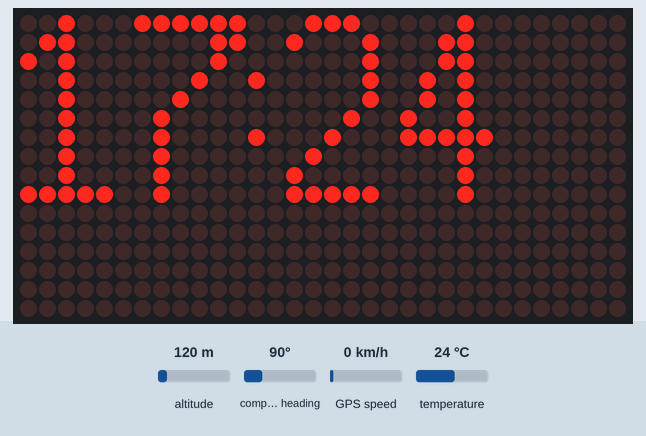
This program was run on a simulated Arduino Nano, built with avr-gcc and run on an emulated ATmega328P. Shown: 32×16 LED matrix. The test bench sets the inputs (shaded band); at power-on: altitude 120 m, compass heading 90°, GPS speed 0 km/h, temperature 24 °C. The local clock reads 2024-03-15 10:24:30 at power-on unless the program sets it; the GPS gets a fix after 3 s at 37.7749, -122.4194 with 8 satellites; what the program prints to the serial monitor is not drawn.

Above: at 1.1 s.
At 61.1 s:
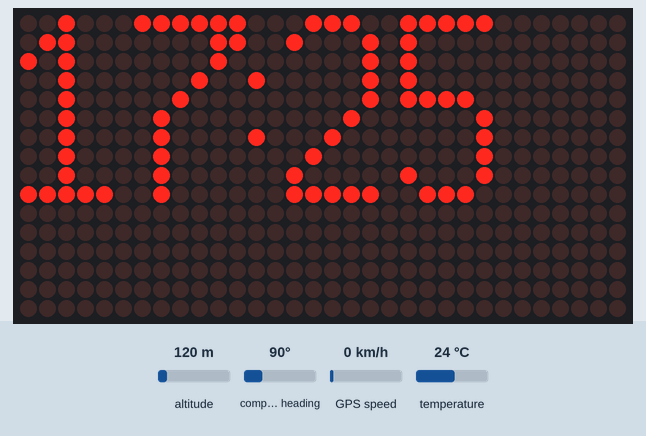
At 91.1 s:
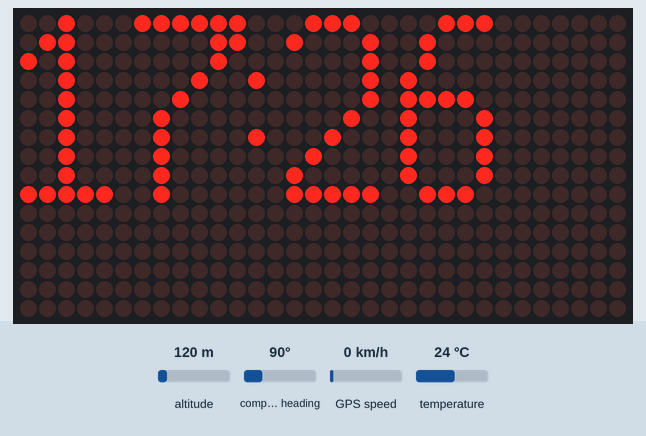
At 126.1 s:
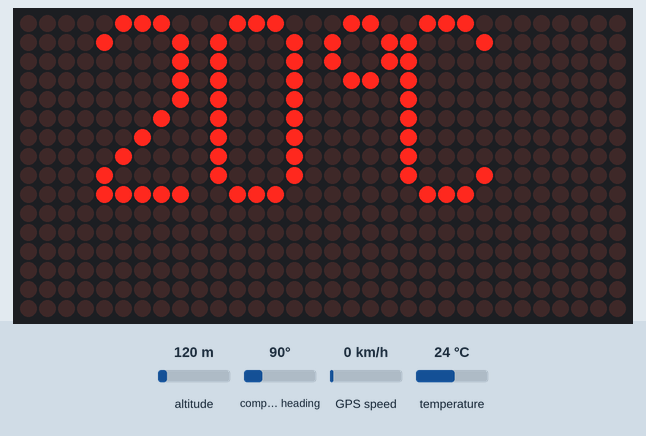

The program:

main.cpp
```cpp
#include <Arduino.h>
// inculde GPS library and setup one
#include <TinyGPS++.h>
#include <SoftwareSerial.h>

#define S_RX 3 // arduino RX
#define S_TX 4 // arduino TX
SoftwareSerial SoftSerial(S_RX, S_TX);
TinyGPSPlus gps;
// depending from this variable will be shown time or temperature
bool clockFlag = 0;

// variable for first time synchronization with GPS
bool timeGPSclock = 0;
// here two type of time: time from GPS and current time
// every nigth current time synchronize with GPS time
struct MyTime
{
  int hour;
  int minute;
  int day;
  int month;
  int year;
  int second;
};
struct MyTime GPSclock;
struct MyTime clock;
// include and setup another modules
#include "led.h"
#include "rtc.h"
#include "GPS.h"
#include "temp.h"

// synchronization happening becouse arduino does reset
int reset = 12;

void setup(void)
{
  pinMode(reset, OUTPUT);
  Serial.begin(9600);
  SoftSerial.begin(9600);
  // setupLed();
  setupRTC();
  Serial.println("Dallas Temperature IC Control Library Demo");
  setupTemp();
  Serial.println("Temperature was setup");
}
//------------------------------------------------------------------
void loop(void)
{
  // sinhronization first time
  if (!timeGPSclock)
  {
    GPSTimeUpdate();
  }
  else
  {
    // get time from rtc1307
    DateTime now = rtc.now();
    // display time
    if (!(now.second() % 5) && !clockFlag && prev_sec != now.second())
    {
      prev_sec = now.second();
      clockFlag = true;
      prev_sec = now.second();
      dmd.clearScreen(true);
      prev_min = now.minute();
      byte h1 = now.hour() / 10;
      byte h2 = now.hour() % 10;
      byte m1 = now.minute() / 10;
      byte m2 = now.minute() % 10;
      byte s1 = now.second() / 10;
      byte s2 = now.second() % 10;

      if (h1 > 0)
        digitPrint(0, 0, h1);
      else
        digitPrint(0, 0, h1); // Blank

      digitPrint(6, 0, h2);
      dmd.writePixel(12, 3, GRAPHICS_NORMAL, 1);
      dmd.writePixel(12, 6, GRAPHICS_NORMAL, 1);
      digitPrint(14, 0, m1);
      digitPrint(20, 0, m2);
    }
    // display temperature
    else if (!(now.second() % 5) && clockFlag && prev_sec != now.second())
    {
      prev_sec = now.second();
      clockFlag = false;
      dmd.clearScreen(true);
      byte h1 = abs(temp / 10);
      byte h2 = abs(temp % 10);

      if (h1 > 0)
        digitPrint(4, 0, h1);
      digitPrint(10, 0, h2);
      digitPrint(14, 0, 10);
      if (temp < 0 && h1 > 0)
        dmd.drawLine(0, 5, 2, 5, GRAPHICS_NORMAL);
      else if (temp < 0 && h1 == 0)
        dmd.drawLine(5, 5, 7, 5, GRAPHICS_NORMAL);
      sensors.requestTemperatures(); //  get temperature readings
      temp = sensors.getTempCByIndex(0) - 4;
    }
    // synhronization
    if (now.hour() == 2 && now.minute() == 0 && now.second() == 0)
    {
      delay(1000);
      digitalWrite(reset, HIGH);
      delay(1000);
    }
  }
}
//-----------------------------------------------------------------------------------
```

GPS.h
```cpp
void GPSTimeUpdate()
{

  while (SoftSerial.available() > 0)
  {

    if (gps.encode(SoftSerial.read()))
    {

      if (gps.location.isValid())
      {
        Serial.print("Latitude   = ");
        Serial.println(gps.location.lat(), 6);
        Serial.print("Longitude  = ");
        Serial.println(gps.location.lng(), 6);
      }
      else
        Serial.println("Location Invalid");

      if (gps.altitude.isValid())
      {
        Serial.print("Altitude   = ");
        Serial.print(gps.altitude.meters());
        Serial.println(" meters");
      }
      else
        Serial.println("Altitude Invalid");

      if (gps.speed.isValid())
      {
        Serial.print("Speed      = ");
        Serial.print(gps.speed.kmph());
        Serial.println(" kmph");
      }
      else
        Serial.println("Speed Invalid");

      if (gps.time.isValid())
      {
        Serial.print("Time (GMT) : ");
        if (gps.time.hour() < 10)
          Serial.print("0");
        Serial.print(gps.time.hour());
        GPSclock.hour = gps.time.hour();
        Serial.print(":");
        if (gps.time.minute() < 10)
          Serial.print("0");
        Serial.print(gps.time.minute());

        GPSclock.minute = gps.time.minute();
        Serial.print(":");
        if (gps.time.second() < 10)
          Serial.print("0");
        Serial.println(gps.time.second());

        GPSclock.second = gps.time.second();
      }
      else
        Serial.println("Time Invalid");

      if (gps.date.isValid())
      {
        Serial.print("Date       : ");
        if (gps.date.day() < 10)
          Serial.print("0");
        Serial.print(gps.date.day());

        GPSclock.day = gps.date.day();
        Serial.print("/");
        if (gps.date.month() < 10)
          Serial.print("0");
        Serial.print(gps.date.month());
        GPSclock.month = gps.date.month();
        Serial.print("/");
        Serial.println(gps.date.year());
        GPSclock.year = gps.date.year();
      }
      else
        Serial.println("Date Invalid");

      if (gps.satellites.isValid())
      {
        Serial.print("Satellites = ");
        Serial.println(gps.satellites.value());
      }
      else
        Serial.println("Satellites Invalid");
      if (gps.time.hour() >= 17)
      {
        GPSclock.hour = gps.time.hour() - 17;
        Serial.print("hour2  ");
        Serial.println(GPSclock.hour);
      }
      else
      {
        GPSclock.hour = gps.time.hour() - 17 + 24;
        Serial.print("hour1  ");
        Serial.println(GPSclock.hour);
      }
      if (GPSclock.year > 2020)
      {
        RTC_time_update();
        setupLed();
      pinMode(3, OUTPUT);
       pinMode(4, OUTPUT);
      digitalWrite(3, LOW);
       digitalWrite(4, LOW);
      }
    }
  }
}
```

led.h
```cpp
#include <OneWire.h>
OneWire ds2(2);
String res = "";
byte type_s;
byte data[12];
byte addr_ds2[8];
bool temp_sensor_2_found = false;
float temp1 = 999;
//===================================================================

#include <SPI.h>
#include "DMD.h"
#include "TimerOne.h"
#include "SystemFont5x7rus.h"

#define CLR 0x0C
#define US 0x1F
#define ESC 0x1B
#define LF 0x0A

static const char ID[] = "P10_DISPLAY_V01\r\n"; // Device ID

#define DISPLAYS_ACROSS 1
#define DISPLAYS_DOWN 1
DMD dmd(DISPLAYS_ACROSS, DISPLAYS_DOWN); // Конфигурация экрана, панелей может быть не одна.
#define max_char1 6
#define max_char2 176
unsigned char message1[max_char1] = {0x20, 0x30, 0x30, 0x30, 0x30, 0x00}; // stores you message
unsigned char message2[max_char2];                                        // stores you message

unsigned char r_char;
byte index1 = 4;
byte index2 = 176;
int i;
long scrollSpeed = 25;

//=============================================================================
bool get_sensor(byte addr[8], OneWire ds)
{

  // Ищем адрес датчика
  if (!ds.search(addr))
  {
    ds.reset_search();
    delay(250);
    return false;
  }

  // Проверяем не было ли помех при передаче
  if (OneWire::crc8(addr, 7) != addr[7])
  {
    Serial.println("get_sensor:CRC is not valid!");
    return false;
  }

  // Определяем серию датчика
  switch (addr[0])
  {
  case 0x10:
    // Chip = DS18S20
    type_s = 1;
    break;
  case 0x28:
    // Chip = DS18B20
    type_s = 0;
    break;
  case 0x22:
    // Chip = DS1822
    type_s = 0;
    break;
  default:
    Serial.println("get_sensor:Device is not a DS18x20 family device.");
    return false;
  }
  return true;
}

//=============================================================================

double get_temp(byte addr[8], OneWire ds)
{

  double celsius;

  ds.reset();
  ds.select(addr);   // Выбираем адрес
  ds.write(0x44, 1); // Производим замер, в режиме паразитного питания
  delay(750);
  ds.reset();
  ds.select(addr);
  ds.write(0xBE); // Считываем оперативную память датчика

  for (int i = 0; i < 9; i++)
  { // Заполняем массив считанными данными
    data[i] = ds.read();
  }

  // Данные о температуре содержатся в первых двух байтах, переведем их в одно значение и преобразуем в шестнадцатиразрядное число
  int raw = (data[1] << 8) | data[0];
  if (type_s)
  {
    raw = raw << 3; // 9 bit resolution default
    if (data[7] == 0x10)
    {
      raw = (raw & 0xFFF0) + 12 - data[6];
    }
  }
  else
  {
    byte cfg = (data[4] & 0x60);
    if (cfg == 0x00)
      raw = raw << 3;
    else if (cfg == 0x20)
      raw = raw << 2;
    else if (cfg == 0x40)
      raw = raw << 1;
  }

  celsius = (double)raw / 16.0;
  return celsius;
};

void ScanDMD()
{
  dmd.scanDisplayBySPI();
}
void serialEvent()
{

  dmd.writePixel(0, 0, GRAPHICS_NORMAL, 1);
}
//------------------------------------------------------------------
void digitPrint(int Xstart, int Ystart, int value)
{
  switch (value)
  {
  case 0:
    dmd.drawLine(Xstart + 1, Ystart + 0, Xstart + 3, Ystart + 0, GRAPHICS_NORMAL);
    dmd.drawLine(Xstart + 0, Ystart + 1, Xstart + 0, Ystart + 8, GRAPHICS_NORMAL);
    dmd.drawLine(Xstart + 1, Ystart + 9, Xstart + 3, Ystart + 9, GRAPHICS_NORMAL);
    dmd.drawLine(Xstart + 4, Ystart + 1, Xstart + 4, Ystart + 8, GRAPHICS_NORMAL);

    break;
  case 1:
    dmd.drawLine(Xstart + 2, Ystart + 0, Xstart + 2, Ystart + 9, GRAPHICS_NORMAL);
    dmd.drawLine(Xstart, Ystart + 9, Xstart + 4, Ystart + 9, GRAPHICS_NORMAL);
    dmd.writePixel(Xstart + 1, Ystart + 1, GRAPHICS_NORMAL, 1);
    dmd.writePixel(Xstart, Ystart + 2, GRAPHICS_NORMAL, 1);
    break;
  case 2:
    dmd.writePixel(Xstart + 0, Ystart + 1, GRAPHICS_NORMAL, 1);
    dmd.writePixel(Xstart + 1, Ystart + 0, GRAPHICS_NORMAL, 1);
    dmd.writePixel(Xstart + 2, Ystart + 0, GRAPHICS_NORMAL, 1);
    dmd.writePixel(Xstart + 3, Ystart + 0, GRAPHICS_NORMAL, 1);
    dmd.writePixel(Xstart + 4, Ystart + 1, GRAPHICS_NORMAL, 1);
    dmd.writePixel(Xstart + 4, Ystart + 2, GRAPHICS_NORMAL, 1);
    dmd.writePixel(Xstart + 4, Ystart + 3, GRAPHICS_NORMAL, 1);
    dmd.writePixel(Xstart + 4, Ystart + 4, GRAPHICS_NORMAL, 1);
    dmd.writePixel(Xstart + 3, Ystart + 5, GRAPHICS_NORMAL, 1);
    dmd.writePixel(Xstart + 2, Ystart + 6, GRAPHICS_NORMAL, 1);
    dmd.writePixel(Xstart + 1, Ystart + 7, GRAPHICS_NORMAL, 1);
    dmd.writePixel(Xstart + 0, Ystart + 8, GRAPHICS_NORMAL, 1);
    dmd.writePixel(Xstart + 0, Ystart + 9, GRAPHICS_NORMAL, 1);
    dmd.writePixel(Xstart + 1, Ystart + 9, GRAPHICS_NORMAL, 1);
    dmd.writePixel(Xstart + 2, Ystart + 9, GRAPHICS_NORMAL, 1);
    dmd.writePixel(Xstart + 3, Ystart + 9, GRAPHICS_NORMAL, 1);
    dmd.writePixel(Xstart + 4, Ystart + 9, GRAPHICS_NORMAL, 1);
    break;
  case 3:
    dmd.drawLine(Xstart + 0, Ystart + 0, Xstart + 4, Ystart + 0, GRAPHICS_NORMAL);
    dmd.drawLine(Xstart + 4, Ystart + 0, Xstart + 1, Ystart + 3, GRAPHICS_NORMAL);
    dmd.drawLine(Xstart + 1, Ystart + 3, Xstart + 4, Ystart + 6, GRAPHICS_NORMAL);
    dmd.drawLine(Xstart + 4, Ystart + 6, Xstart + 4, Ystart + 8, GRAPHICS_NORMAL);
    dmd.drawLine(Xstart + 3, Ystart + 9, Xstart + 1, Ystart + 9, GRAPHICS_NORMAL);
    dmd.writePixel(Xstart + 0, Ystart + 8, GRAPHICS_NORMAL, 1);
    break;
  case 4:
    dmd.drawLine(Xstart + 3, Ystart + 0, Xstart + 3, Ystart + 9, GRAPHICS_NORMAL);
    dmd.drawLine(Xstart + 0, Ystart + 6, Xstart + 4, Ystart + 6, GRAPHICS_NORMAL);
    dmd.drawLine(Xstart + 0, Ystart + 5, Xstart + 3, Ystart + 0, GRAPHICS_NORMAL);

    break;
  case 5:
    dmd.drawLine(Xstart + 0, Ystart + 0, Xstart + 4, Ystart + 0, GRAPHICS_NORMAL);
    dmd.drawLine(Xstart + 0, Ystart + 0, Xstart + 0, Ystart + 4, GRAPHICS_NORMAL);
    dmd.drawLine(Xstart + 0, Ystart + 4, Xstart + 3, Ystart + 4, GRAPHICS_NORMAL);
    dmd.drawLine(Xstart + 4, Ystart + 5, Xstart + 4, Ystart + 8, GRAPHICS_NORMAL);
    dmd.drawLine(Xstart + 1, Ystart + 9, Xstart + 3, Ystart + 9, GRAPHICS_NORMAL);
    dmd.writePixel(Xstart + 0, Ystart + 8, GRAPHICS_NORMAL, 1);

    break;
  case 6:
    dmd.drawLine(Xstart + 2, Ystart + 0, Xstart + 4, Ystart + 0, GRAPHICS_NORMAL);
    dmd.drawLine(Xstart + 2, Ystart + 0, Xstart + 0, Ystart + 3, GRAPHICS_NORMAL);
    dmd.drawLine(Xstart + 0, Ystart + 4, Xstart + 0, Ystart + 8, GRAPHICS_NORMAL);
    dmd.drawLine(Xstart + 1, Ystart + 9, Xstart + 3, Ystart + 9, GRAPHICS_NORMAL);
    dmd.drawLine(Xstart + 4, Ystart + 8, Xstart + 4, Ystart + 5, GRAPHICS_NORMAL);
    dmd.drawLine(Xstart + 4, Ystart + 8, Xstart + 4, Ystart + 6, GRAPHICS_NORMAL);
    dmd.drawLine(Xstart + 1, Ystart + 4, Xstart + 3, Ystart + 4, GRAPHICS_NORMAL);

    break;
  case 7:
    dmd.writePixel(Xstart + 4, Ystart + 1, GRAPHICS_NORMAL, 1);
    dmd.drawLine(Xstart + 5, Ystart + 1, Xstart + 1, Ystart + 5, GRAPHICS_NORMAL);
    dmd.drawLine(Xstart + 1, Ystart + 5, Xstart + 1, Ystart + 9, GRAPHICS_NORMAL);
    dmd.drawLine(Xstart + 0, Ystart + 0, Xstart + 5, Ystart + 0, GRAPHICS_NORMAL);

    break;
  case 8:
    dmd.drawLine(Xstart + 1, Ystart + 0, Xstart + 3, Ystart + 0, GRAPHICS_NORMAL);
    dmd.drawLine(Xstart + 0, Ystart + 1, Xstart + 0, Ystart + 3, GRAPHICS_NORMAL);
    dmd.drawLine(Xstart + 4, Ystart + 1, Xstart + 4, Ystart + 3, GRAPHICS_NORMAL);
    dmd.drawLine(Xstart + 1, Ystart + 4, Xstart + 3, Ystart + 4, GRAPHICS_NORMAL);
    dmd.drawLine(Xstart + 0, Ystart + 5, Xstart + 0, Ystart + 8, GRAPHICS_NORMAL);
    dmd.drawLine(Xstart + 4, Ystart + 5, Xstart + 4, Ystart + 8, GRAPHICS_NORMAL);
    dmd.drawLine(Xstart + 1, Ystart + 9, Xstart + 3, Ystart + 9, GRAPHICS_NORMAL);
    break;
  case 9:
    dmd.drawLine(Xstart + 0, Ystart + 9, Xstart + 2, Ystart + 9, GRAPHICS_NORMAL);
    dmd.drawLine(Xstart + 3, Ystart + 8, Xstart + 4, Ystart + 6, GRAPHICS_NORMAL);
    dmd.drawLine(Xstart + 4, Ystart + 6, Xstart + 4, Ystart + 1, GRAPHICS_NORMAL);
    dmd.drawLine(Xstart + 1, Ystart + 0, Xstart + 3, Ystart + 0, GRAPHICS_NORMAL);
    dmd.drawLine(Xstart + 0, Ystart + 1, Xstart + 0, Ystart + 3, GRAPHICS_NORMAL);
    dmd.drawLine(Xstart + 1, Ystart + 4, Xstart + 3, Ystart + 4, GRAPHICS_NORMAL);
    break;
  case 10:
    dmd.drawLine(Xstart + 3, Ystart + 0, Xstart + 4, Ystart + 0, GRAPHICS_NORMAL);
    dmd.drawLine(Xstart + 2, Ystart + 1, Xstart + 2, Ystart + 2, GRAPHICS_NORMAL);
    dmd.drawLine(Xstart + 3, Ystart + 3, Xstart + 4, Ystart + 3, GRAPHICS_NORMAL);
    dmd.drawLine(Xstart + 5, Ystart + 1, Xstart + 5, Ystart + 2, GRAPHICS_NORMAL);
    dmd.drawLine(Xstart + 7, Ystart + 0, Xstart + 9, Ystart + 0, GRAPHICS_NORMAL);
    dmd.drawLine(Xstart + 6, Ystart + 1, Xstart + 6, Ystart + 8, GRAPHICS_NORMAL);
    dmd.drawLine(Xstart + 7, Ystart + 9, Xstart + 9, Ystart + 9, GRAPHICS_NORMAL);
    dmd.writePixel(Xstart + 10, Ystart + 1, GRAPHICS_NORMAL, 1);
    dmd.writePixel(Xstart + 10, Ystart + 8, GRAPHICS_NORMAL, 1);

    break;
  }
}
void setupLed()
{
  Timer1.initialize(500);
  Timer1.attachInterrupt(ScanDMD);
  dmd.clearScreen(true);
  temp_sensor_2_found = get_sensor(addr_ds2, ds2);
  dmd.selectFont(SystemFont5x7);
}
```

rtc.h
```cpp
#include "RTClib.h"

RTC_DS1307 rtc;
int prev_min;
int prev_sec;

char daysOfTheWeek[7][12] = {"Sunday", "Monday", "Tuesday", "Wednesday", "Thursday", "Friday", "Saturday"};

void setupRTC()
{

#ifndef ESP8266
    while (!Serial)
        ; // wait for serial port to connect. Needed for native USB
#endif

    if (!rtc.begin())
    {
        Serial.println("Couldn't find RTC");
        Serial.flush();
        while (1)
            delay(10);
    }

    if (!rtc.isrunning())
    {
        Serial.println("RTC is NOT running, let's set the time!");
        // When time needs to be set on a new device, or after a power loss, the
        // following line sets the RTC to the date & time this sketch was compiled
        rtc.adjust(DateTime(F(__DATE__), F(__TIME__)));
        // This line sets the RTC with an explicit date & time, for example to set
        // January 21, 2014 at 3am you would call:
        // rtc.adjust(DateTime(2014, 1, 21, 3, 0, 0));
    }
}
void RTC_time_update()
{

    rtc.adjust(DateTime(GPSclock.year, GPSclock.month, GPSclock.day, GPSclock.hour, GPSclock.minute, GPSclock.second));
    DateTime now = rtc.now();
    timeGPSclock = 1;
    Serial.print("hour   ");
    Serial.print(now.hour());
    Serial.print(" : ");
    Serial.println(now.minute());
}
```

temp.h
```cpp
#include <OneWire.h>
#include <DallasTemperature.h>
/********************************************************************/
// Data wire is plugged into pin 2 on the Arduino
int temp;
#define ONE_WIRE_BUS 5
/********************************************************************/
// Setup a oneWire instance to communicate with any OneWire devices
// (not just Maxim/Dallas temperature ICs)
OneWire oneWire(ONE_WIRE_BUS);
/********************************************************************/
// Pass our oneWire reference to Dallas Temperature.
DallasTemperature sensors(&oneWire);
void setupTemp()
{
    sensors.begin();
    sensors.requestTemperatures(); // Send the command to get temperature readings
    temp = sensors.getTempCByIndex(0) - 4;
}
```

Source omitted: temFont5x7rus.h (data table, 8369 bytes)

Measured:
- what the display in image 0 shows lasts 5.0 s, from 1.0 s to 6.0 s
